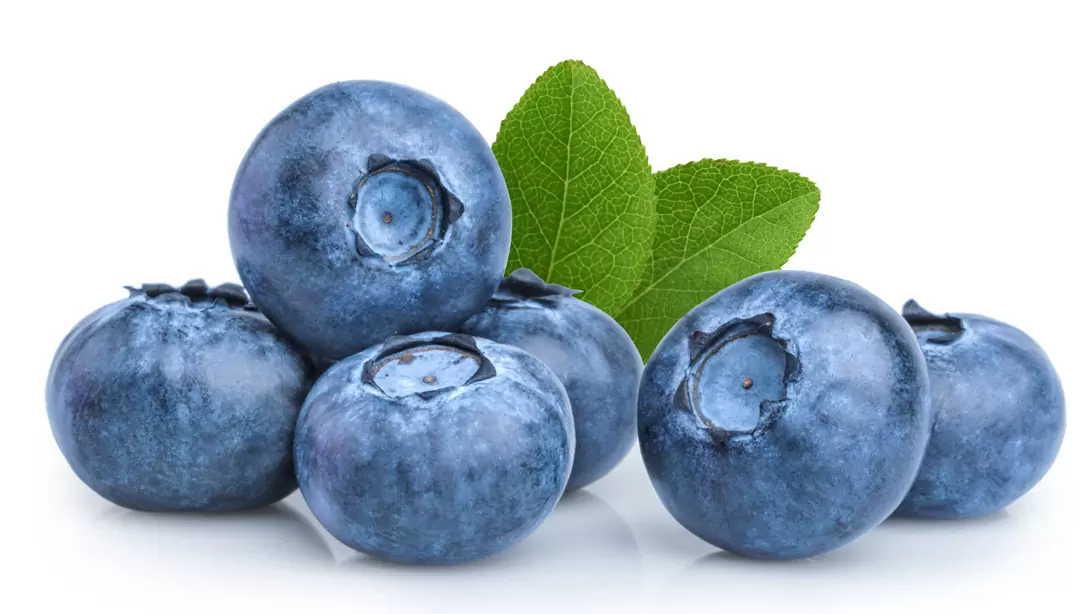
#> input picture recursos/Arandanos.webp, 1092 x 614 px, found by its file name
$ python operacion_imagenes.py
#> lines starting #> are read from the running program, lines starting #| are printed output that depends on the picture; after the words box and inside, x2 and y2 are one past the last pixel; in counts of white or black regions, pixels touching at a corner belong together
# -*- coding: utf-8 -*-
"""
Created on Wed Jun 14 19:13:32 2023

@author: JUAN PABLO GASCA
"""

import cv2
import numpy as np
import matplotlib.pyplot as plt

#Read method for pic path
blueberries = cv2.imread(r"C:\Users\JUANPABLOGASCA\Desktop\Deep_Vision\recursos\Arandanos.webp")
#> blueberries is the input picture: shape (614, 1092, 3); mean B, G, R 195.4, 186.9, 170.6
#RGB = BGR (scales of three color - blue, green and red)
b = blueberries[:,:,0] #rows x columns of color blue
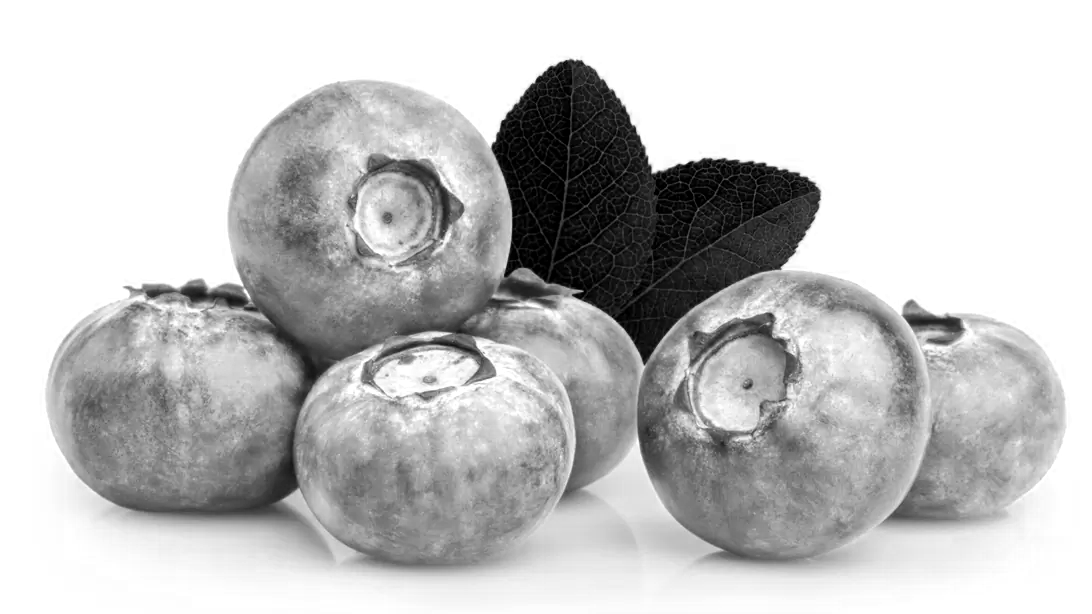
#> b: shape (614, 1092); min 0, max 255, mean 195.4
g = blueberries[:,:,1] #rows x columns of color green
r = blueberries[:,:,2] #rows x columns of color red
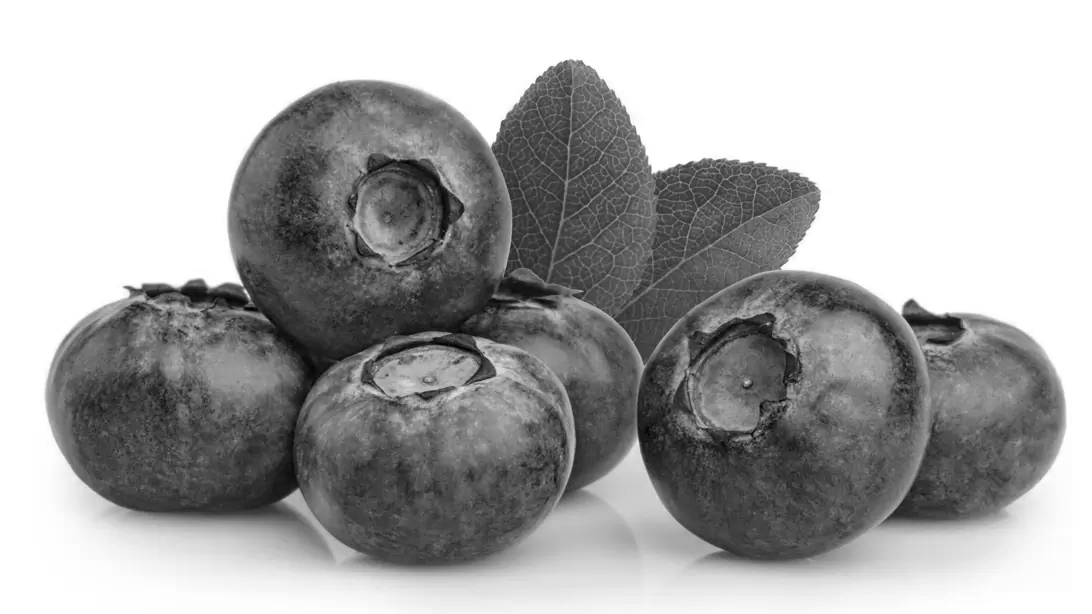
#> r: shape (614, 1092); min 0, max 255, mean 170.6

#Intensity Color (Average Channels - Gray's Scales)
img_gray = cv2.cvtColor(blueberries, cv2.COLOR_BGR2GRAY) #BGT to GRAY
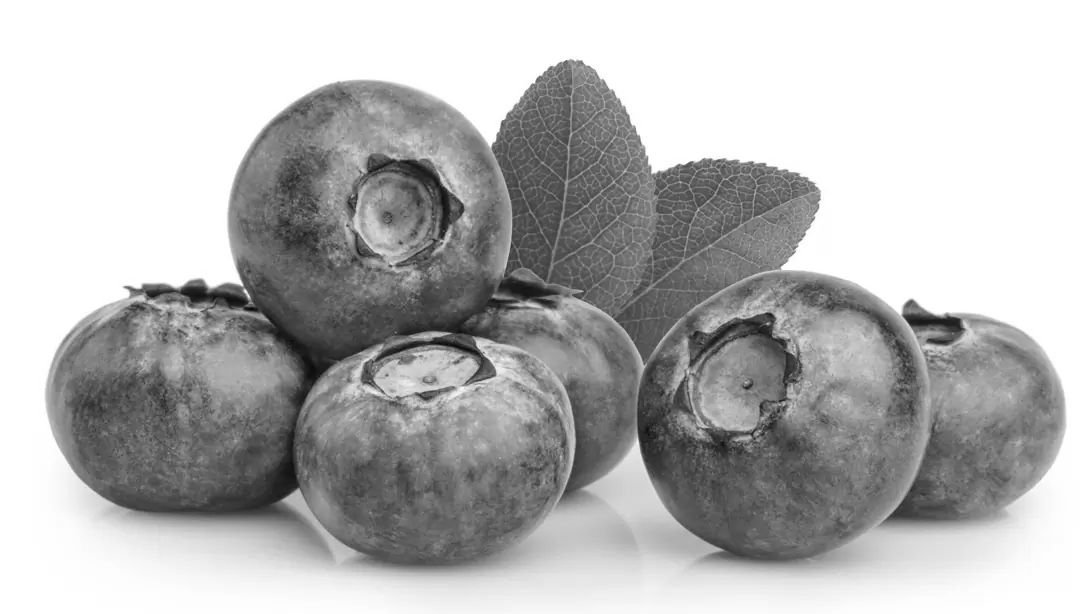
#> img_gray: shape (614, 1092); min 7, max 255, mean 183
#cv2.imshow('', img_gray)
#cv2.waitKey(0)
#cv2.destroyAllWindows()


#Binary Image upper 100
binary = np.uint8(255* (img_gray<233)) #Convert bool to image (Unbralization)
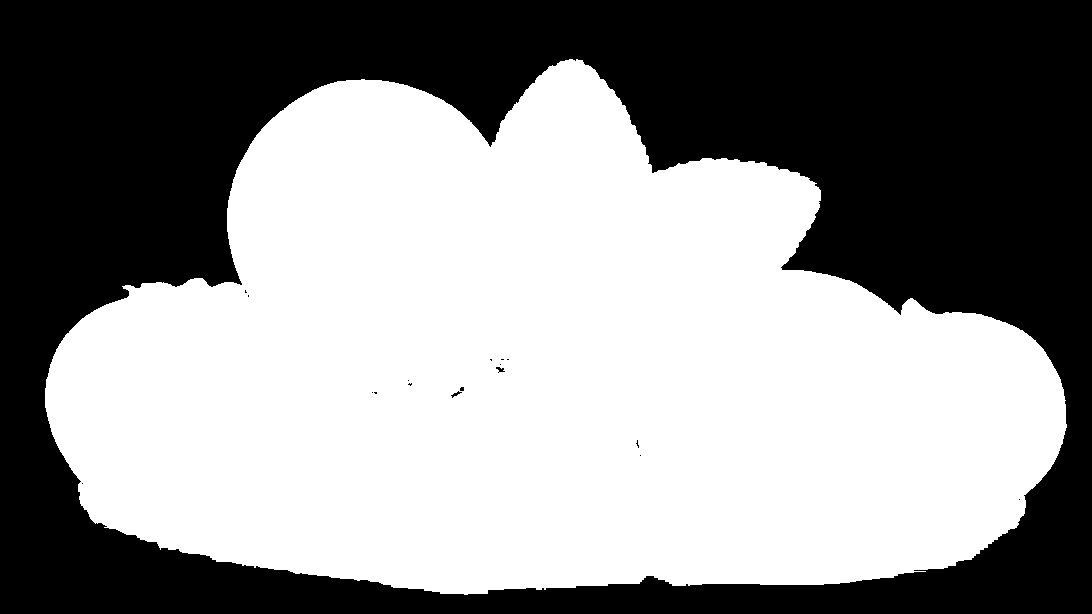
#> binary: shape (614, 1092); 55.6% white; 18 black regions (15 under 20 px), largest, box (x1, y1, x2, y2) and area: (0, 0, 1092, 614) 297885, (496, 367, 505, 373) 28, (451, 391, 462, 398) 26
"""cv2.imshow('', binary)
cv2.waitKey(0)
cv2.destroyAllWindows()"""

#Multiplication - Segmentation throught scales grays and binary
gray_segmentada = np.uint8(img_gray*(binary/255))
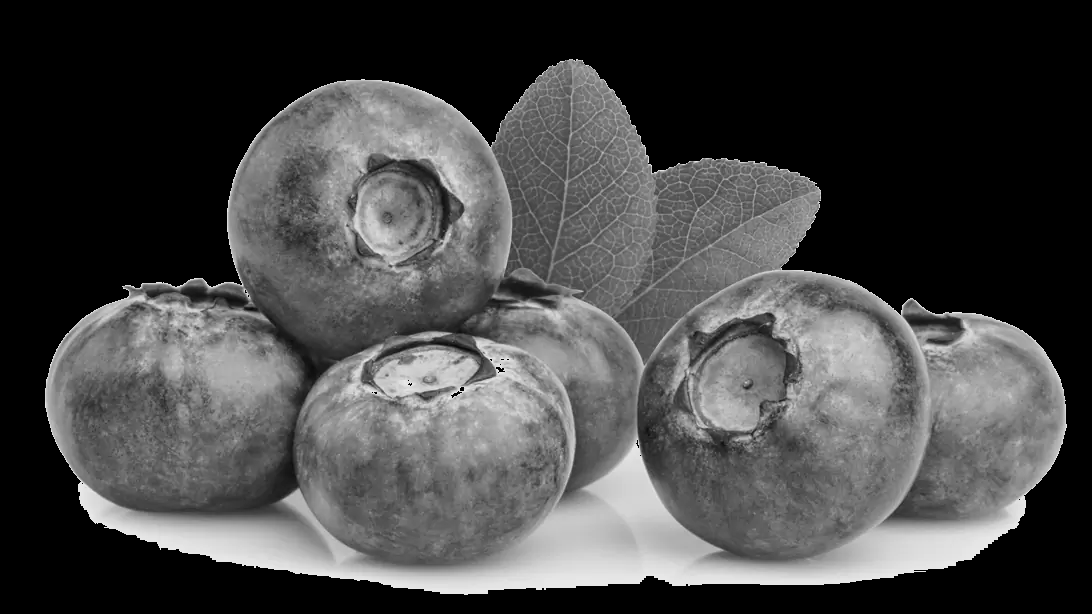
#> gray_segmentada: shape (614, 1092); min 0, max 232, mean 70.3

"""cv2.imshow('', gray_segmentada)
cv2.waitKey(0)
cv2.destroyAllWindows()"""

#Multiplication - Segmentation throught orignal color scale and binary
seg_color = blueberries.copy()
seg_color[:,:,0] = np.uint8(b*(binary/255))
seg_color[:,:,1] = np.uint8(g*(binary/255))
seg_color[:,:,2] = np.uint8(r*(binary/255))
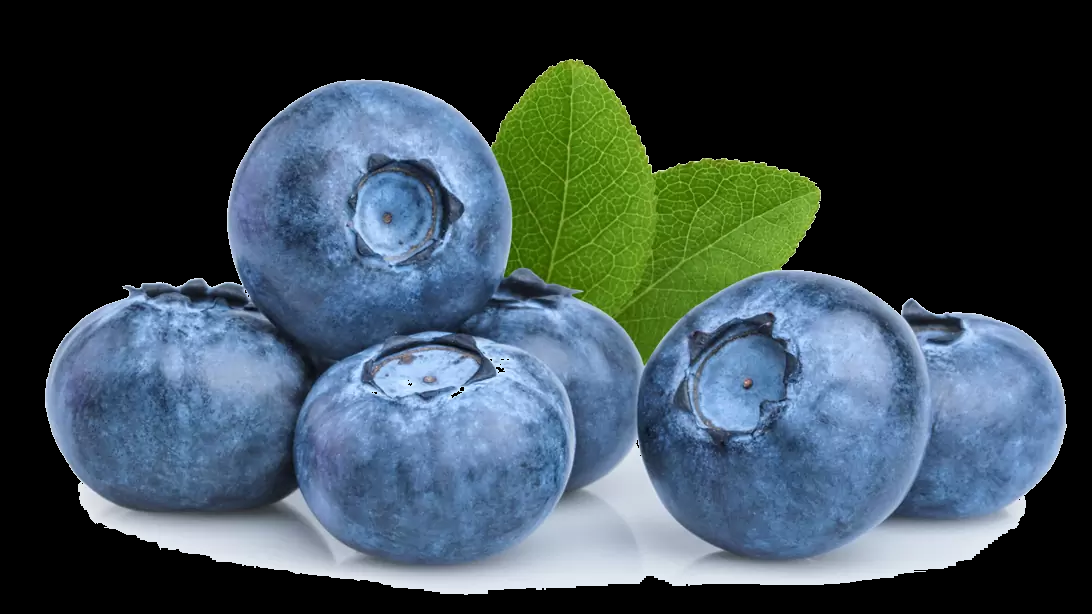
#> seg_color: shape (614, 1092, 3); mean B, G, R 82.4, 74.2, 58.1

cv2.imshow('', seg_color)
cv2.waitKey(0)
cv2.destroyAllWindows()


#Frequency Histograms of the Images
#bins = intervals
plt.hist(img_gray.flatten(), bins=15) #Array without dimentions
plt.show()
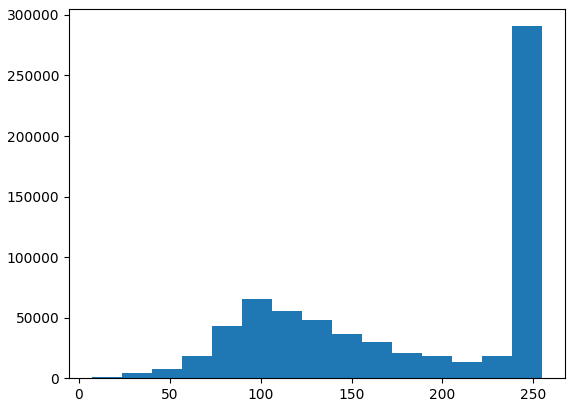
#> figure drawn by matplotlib, 1 panel; tallest bar 290688 high, from x = 238.5 to 255

$ run again, with recursos/bananos.jpg saved as recursos/Arandanos.webp
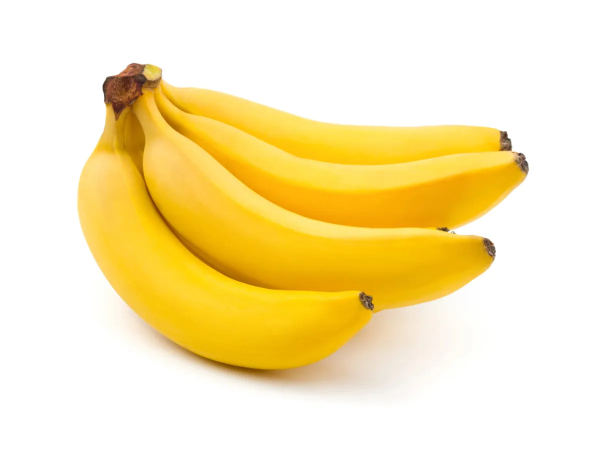
#> input picture recursos/bananos.jpg, 1200 x 900 px, found by its file name (shown at 1/2 size)
#> blueberries is the input picture: shape (900, 1200, 3); mean B, G, R 178.5, 231.5, 249.4
#> `binary = np.uint8(255* (img_gray<233))`:
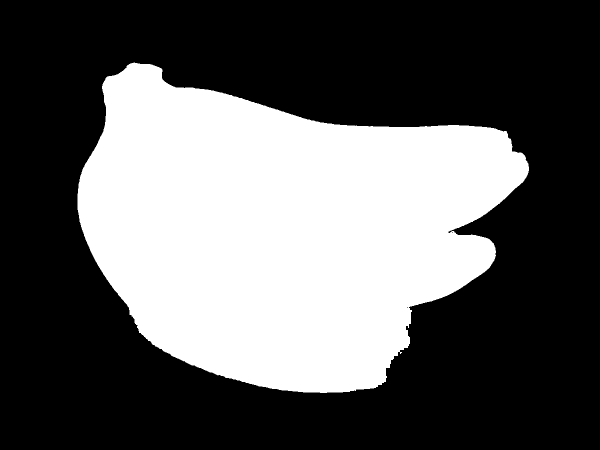
#> binary: shape (900, 1200) (shown at 1/2 size); 36.5% white; 1 white region, box (x1, y1, x2, y2) and area: (155, 125, 1058, 786) 394463
#> `plt.show()`:
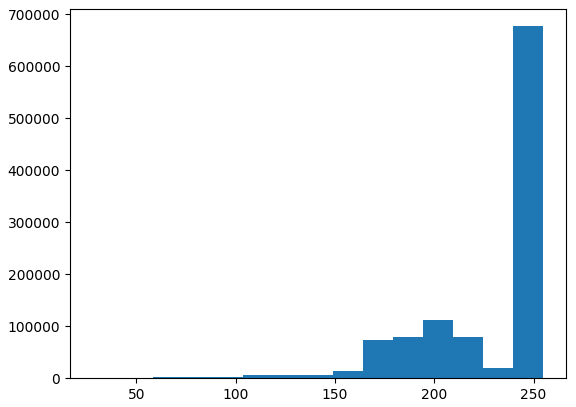
#> figure drawn by matplotlib, 1 panel; tallest bar 676743 high, from x = 239.9 to 255
